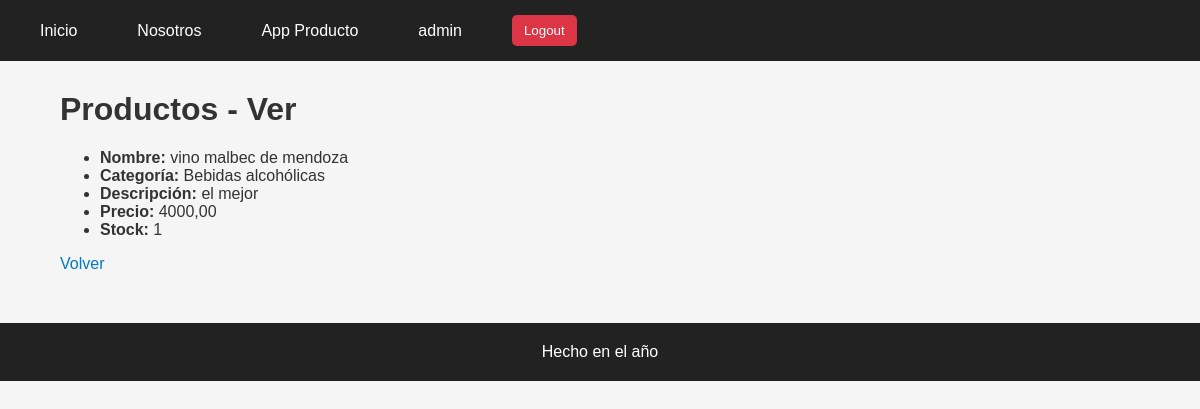
Before: /producto/producto/detail/6 (signed in) with the older database file.
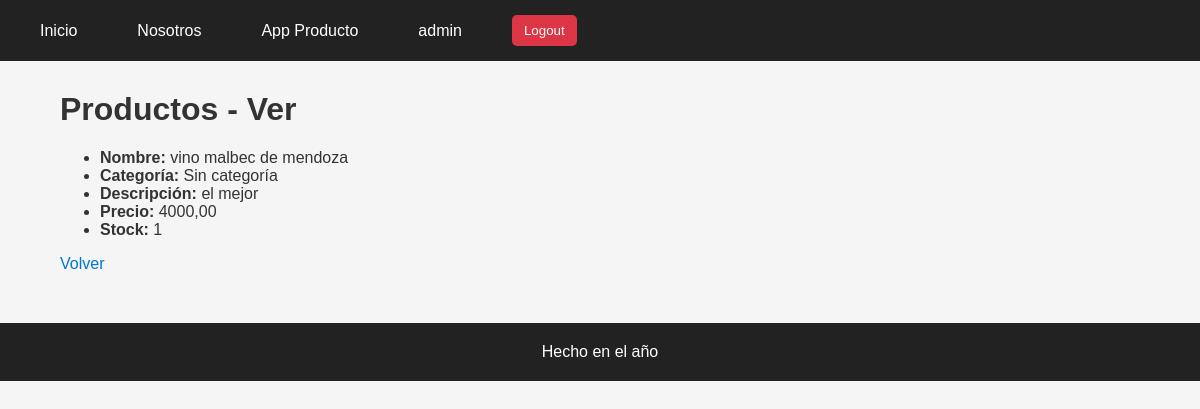
After: the same page with the newer database file.
### producto/models.py (models this page shows, shortened)
class Producto(models.Model):
    categoria = models.ForeignKey(
        Categoria,
        on_delete=models.SET_NULL,
        null=True,
        blank=True,
        verbose_name="categoría",
        related_name="productos",
    )
    nombre = models.CharField(max_length=100, db_index=True)
    descripcion = models.TextField(blank=True, default="", verbose_name="descripción")
    precio = models.DecimalField(max_digits=10, decimal_places=2)
    stock = models.PositiveIntegerField(default=0)
    class Meta:
        verbose_name = "Producto"
        verbose_name_plural = "Productos"
        ordering = ("nombre",)
        constraints = (
            models.UniqueConstraint(fields=["categoria", "nombre"], name="unique_categoria_producto"),
        )

class Categoria(models.Model):
    nombre = models.CharField(max_length=100, unique=True)
    descripcion = models.TextField(blank=True, default="", verbose_name="descripción")
    class Meta:
        verbose_name = "Categoría de Productos"
        verbose_name_plural = "Categorías de Productos"
        ordering = ("nombre",)
    def __str__(self):
        return self.nombre

### producto/views/productos.py (the view)
# urls.py: path("producto/detail/<int:pk>", productos.ProductoDetail.as_view(), name="producto_detail"),
class ProductoDetail(DetailView):
    model = Producto

### producto/templates/producto/producto_detail.html
{% extends "core/base.html" %}
{% block contenido %}
    <h1>Productos - Ver</h1>
    <ul>
        <li><strong>Nombre:</strong> {{ producto.nombre }}</li>
        <li><strong>Categoría:</strong> {{ producto.categoria|default:"Sin categoría" }}</li>
        <li><strong>Descripción:</strong> {{ producto.descripcion }}</li>
        <li><strong>Precio:</strong> {{ producto.precio }}</li>
        <li><strong>Stock:</strong> {{ producto.stock }}</li>
    </ul>
    <a href="{% url 'producto:producto_list' %}">Volver</a>
{% endblock contenido %}

Changed rows visible on the page:
changed Producto "vino malbec de mendoza": categoria "Bebidas alcohólicas" → "Sin categoría"
